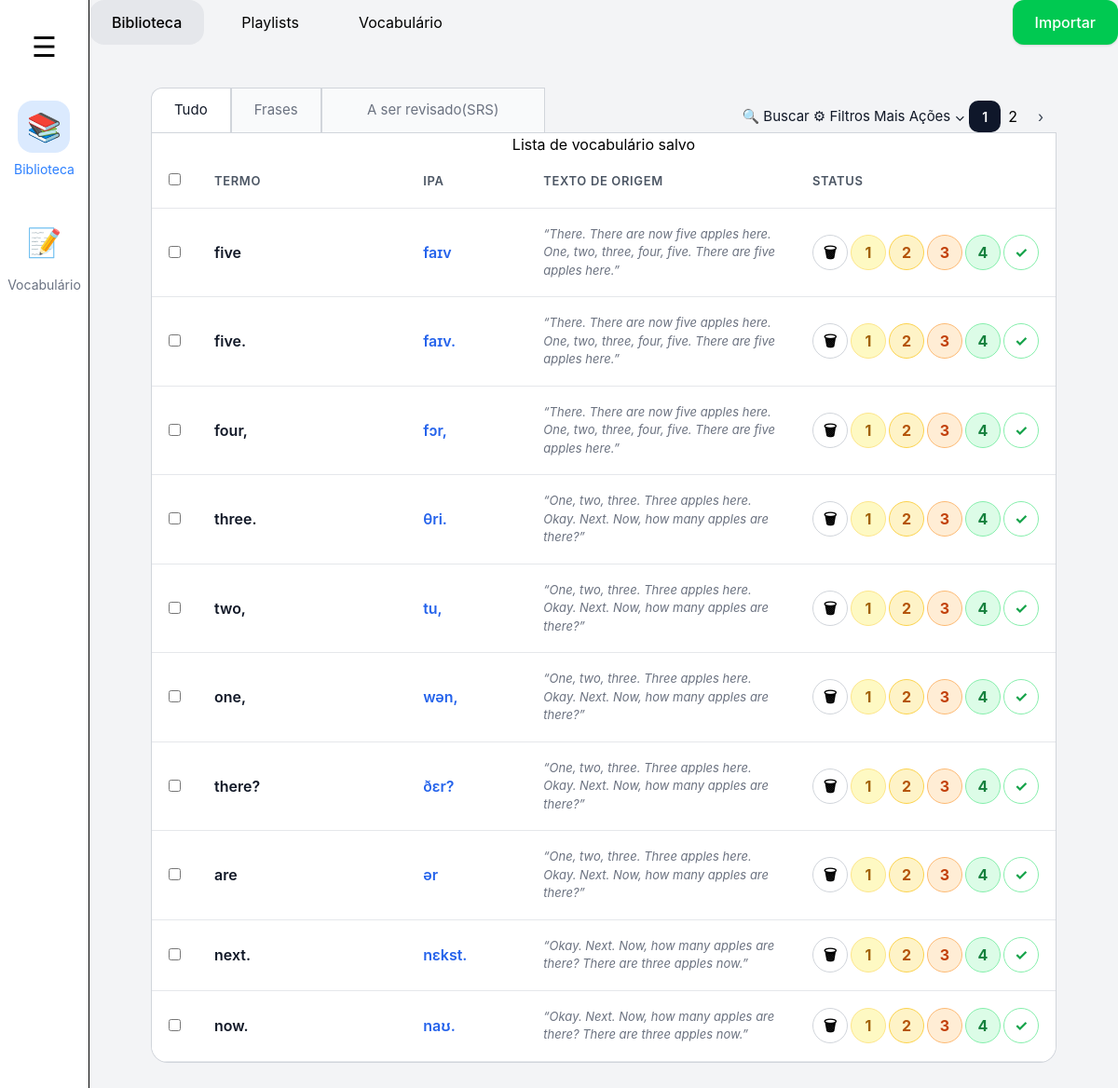
Page /vocabulary/ on the committed database.
### videos/models.py (models this page shows, shortened)
class Vocabulary(models.Model):
    word = models.CharField(
        max_length=255
    )
    ipa = models.CharField(
        max_length=255,
        blank=True
    )
    original_sentence = models.TextField(
        blank=True
    )
    created_at = models.DateTimeField(
        auto_now_add=True
    )

### videos/views.py (the view)
def vocabulary(request):
    words_list = Vocabulary.objects.all().order_by(
        '-created_at'
    )
    paginator = Paginator(
        words_list,
        10
    )
    page_number = request.GET.get(
        'page'
    )
    words = paginator.get_page(
        page_number
    )
    return render(
        request,
        'vocabulary.html',
        {
            'words': words
        }
    )

### templates/vocabulary.html (shortened to what this page needs)
{% extends 'base.html' %}
{% load static %}
{% block extra_css %}
<link rel="stylesheet" href="{% static 'css/vocabulary.css' %}">
{% endblock %}
{% block content %}
<div class="page">
    <div class="page-container">
        <section class="filter-bar">
            <div class="filter-tabs">
                <button type="button" class="tab-btn active">
                    Tudo
                </button>
                <button type="button" class="tab-btn">
                    Frases
                </button>
                <button type="button" class="tab-btn tab-large">
                    A ser revisado(SRS)
                </button>
            </div>
            <div class="filter-actions">
                <button type="button" class="action-btn">
                    🔍 Buscar
                </button>
                <button type="button" class="action-btn">
                    ⚙ Filtros
                </button>
                <button type="button" class="action-btn">
                    Mais Ações ⌄
                </button>
                  {% include 'components/pagination.html' %}
            </div>
            </div>
        <main class="table-wrapper">
            <div class="table-container">
                <table class="vocab-table">
                    <caption class="sr-only">
                        Lista de vocabulário salvo
                    </caption>
                    <thead>
                        <tr>
                            <th class="checkbox-header">
                                <input
                                    type="checkbox"
                                    aria-label="Selecionar todos"
                                >
                            </th>
                            <th scope="col" class="term-header">
                                TERMO
                            </th>
                            <th scope="col" class="ipa-column">
                                IPA
                            </th>
                            <th scope="col" class="context-column">
                                TEXTO DE ORIGEM
                            </th>
                            <th scope="col" class="status-column">
                                STATUS
                            </th>
                        </tr>
                    </thead>
                    <tbody>
                        {% for word in words %}
                        <tr class="vocab-row" data-word-id="{{ word.id }}">
                            <td class="checkbox-cell">
                                <input
                                    type="checkbox"
                                    aria-label="Selecionar palavra"
                                >
                            </td>
                            <td class="word-column">
                                <div class="word-inline">
                                    <span class="word-title">
                                        {{ word.word }}
                                    </span>
                                </div>
                            </td>
                            <td class="ipa-column">
                                <div class="ipa-text">
                                    {{ word.ipa|default:"-" }}
                                </div>
                            </td>
                            <td class="context-column">
                                <div class="context-text">
                                    “{{ word.original_sentence }}”
                                </div>
                            </td>
                            <td class="status-column">
                                <div class="status-actions">
                                    <form
                                        method="POST"
                                        action="{% url 'delete_word' word.id %}"
                                        class="delete-form"
                                    >
                                        <button
                                            type="submit"
                                            class="icon-btn"
                                            aria-label="Excluir {{ word.word }}"
                                        >
                                            🗑
                                        </button>
                                    </form>
                                    <button type="button" class="srs-btn srs-1">
                                        1
                                    </button>
                                    <button type="button" class="srs-btn srs-2">
                                        2
                                    </button>
                                    <button type="button" class="srs-btn srs-3">
                                        3
                                    </button>
                                    <button type="button" class="srs-btn srs-4">
                                        4
                                    </button>
                                    <button type="button" class="srs-btn srs-done">
                                        ✓
                                    </button>
                                </div>
                            </td>
                        </tr>
                        {% endfor %}
                    </tbody>
                </table>
            </div>
        </main>
    </div>
</div>
{% endblock %}

### templates/base.html (shortened to what this page needs)
{% load static tailwind_tags %}
<!DOCTYPE html>
<html lang="en">
<head>
    {% load static %}
    {% block extra_css %}{% endblock %}
    {% tailwind_css %}
    <link
        rel="stylesheet"
        href="{% static 'css/forms.css' %}"
    >
</head>
<body>
    <div class="flex min-h-screen">
        {% include 'components/sidebar.html' %}
        <main class="flex-1">
            {% include 'components/topbar.html' %}
            <div class="px-12 py-8">
                {% block content %}
                {% endblock %}
            </div>
</body>
</html>

### templates/components/sidebar.html
<aside class="w-24 bg-white border-r flex flex-col items-center py-8">
    <div class="text-3xl mb-10 cursor-pointer">
        ☰
    </div>
    <div class="flex flex-col gap-10 text-3xl text-gray-500">
        <a href="/" class="flex flex-col items-center text-blue-500">
            <div class="w-14 h-14 bg-blue-100 rounded-2xl flex items-center justify-center">
                📚
            </div>
            <span class="text-sm mt-2">
                Biblioteca
            </span>
        </a>
        <a href="/vocabulary/" class="flex flex-col items-center hover:text-blue-500 transition">
            <div class="w-14 h-14 rounded-2xl flex items-center justify-center">
                📝
            </div>
            <span class="text-sm mt-2">
                Vocabulário
            </span>
        </a>
    </div>
</aside>

### templates/components/topbar.html
<div class="flex justify-between items-center">
    <div class="flex gap-4">
        <a href="/" class="bg-gray-200 px-6 py-3 rounded-2xl font-medium">
            Biblioteca
        </a>
        <button class="px-6 py-3 rounded-2xl hover:bg-gray-200 transition">
            Playlists
        </button>
        <a href="/vocabulary/" class="px-6 py-3 rounded-2xl hover:bg-gray-200 transition">
            Vocabulário
        </a>
    </div>
    <button
        id="open-import-modal"
        class="bg-green-500 hover:bg-green-600 text-white px-6 py-3 rounded-xl flex items-center gap-3 shadow-sm transition font-medium"
    >
        Importar
    </button>
</div>

### templates/components/pagination.html (shortened to what this page needs)
<div class="table-pagination">
    {% for num in words.paginator.page_range %}
        {% if num >= words.number|add:'-2' and num <= words.number|add:'2' %}
            {% if words.number == num %}
                <span class="pagination-current">
                    {{ num }}
                </span>
            {% else %}
                <a
                    href="?page={{ num }}"
                    class="pagination-number"
                >
                    {{ num }}
                </a>
            {% endif %}
        {% endif %}
    {% endfor %}
    {% if words.has_next %}
        <a
            href="?page={{ words.next_page_number }}"
            class="pagination-btn"
        >
            ›
        </a>
    {% endif %}
</div>

### static/css/vocabulary.css (style rules this page uses)
body { background: #f3f4f6; font-family: Inter, sans-serif; }
.page { min-height: 100vh; padding: 14px 18px; }
.page-container { width: 100%; margin: 0 auto; }
.top-nav-left, .top-nav-right, .filter-actions, .word-badges { display: flex; gap: 4px; align-items: center; flex-wrap: wrap; }
.filter-bar { display: flex; align-items: flex-end; justify-content: space-between; border-bottom: 1px solid #d1d5db; gap: 20px; flex-wrap: wrap; }
.filter-tabs { display: flex; align-items: flex-end; }
.tab-btn { height: 48px; padding: 0 24px; border: 1px solid #d1d5db; border-bottom: none; background: #f9fafb; font-size: 15px; color: #6b7280; cursor: pointer; }
.tab-btn:first-child { border-radius: 12px 0 0 0; }
.tab-large { min-width: 240px; }
.tab-btn.active { background: white; color: #111827; }
.action-btn { border: none; background: none; font-size: 15px; color: #111827; cursor: pointer; }
.table-wrapper { overflow-x: auto; width: 100%; background: white; border: 1px solid #d1d5db; border-top: none; border-radius: 0 0 18px 18px; }
.vocab-table { width: 100%; border-collapse: collapse; table-layout: auto; }
.vocab-table thead { background: #f9fafb; }
.vocab-table th, .vocab-table td { padding: 18px; text-align: left; vertical-align: middle; background: white; }
.vocab-table th { font-size: 13px; text-transform: uppercase; color: #4b5563; font-weight: 600; }
.term-header { width: 28%; }
.ipa-column { width: 15%; }
.context-column { width: 37%; }
.status-column { min-width: 180px; }
.vocab-table tbody tr { border-bottom: 1px solid #e5e7eb; transition: background 0.2s; }
.status-actions { display: flex; align-items: center; justify-content: flex-start; gap: 3px; min-height: 100%; }
.context-text { font-size: 13px; line-height: 1.5; color: #6b7280; font-style: italic; overflow-wrap: break-word; word-break: break-word; }
.vocab-table thead tr { border-bottom: 1px solid #e5e7eb; letter-spacing: 0.04em; }
.word-inline { display: flex; align-items: center; gap: 6px; }
.word-title { font-size: 16px; font-weight: 600; color: #111827; line-height: 1; }
.ipa-text { font-size: 16px; color: #2563eb; font-weight: 600; }
.icon-btn, .srs-btn { width: 38px; height: 38px; border-radius: 999px; font-weight: 700; cursor: pointer; }
.icon-btn { border: 1px solid #d1d5db; background: white; }
.srs-1 { border: 1px solid #fde68a; background: #fef9c3; color: #a16207; }
.srs-2 { border: 1px solid #fcd34d; background: #fef3c7; color: #b45309; }
.srs-3 { border: 1px solid #fdba74; background: #ffedd5; color: #c2410c; }
.srs-4 { border: 1px solid #86efac; background: #dcfce7; color: #15803d; }
.srs-done { border: 1px solid #86efac; background: white; color: #16a34a; }
.table-pagination { display: flex; align-items: center; gap: 8px; }
.pagination-btn { width: 34px; height: 34px; display: flex; align-items: center; justify-content: center; border-radius: 999px; text-decoration: none; color: #374151; transition: 0.15s ease; }
.pagination-current { width: 34px; height: 34px; display: flex; align-items: center; justify-content: center; border-radius: 10px; background: #0f172a; color: white; font-size: 14px; font-weight: 600; }

### static/css/forms.css (style rules this page uses)
input, textarea, select { width: 100%; padding: 16px; border-radius: 16px; border: 1px solid #d1d5db; background: white; }

### rows in the picture
Vocabulary: word "five", ipa "faɪv", original_sentence "There. There are now five apples here. One, two, three, four, five. There are five apples here."
Vocabulary: word "five.", ipa "faɪv.", original_sentence "There. There are now five apples here. One, two, three, four, five. There are five apples here."
Vocabulary: word "four,", ipa "fɔr,", original_sentence "There. There are now five apples here. One, two, three, four, five. There are five apples here."
Vocabulary: word "three.", ipa "θri.", original_sentence "One, two, three. Three apples here. Okay. Next. Now, how many apples are there?"
Vocabulary: word "two,", ipa "tu,", original_sentence "One, two, three. Three apples here. Okay. Next. Now, how many apples are there?"
Vocabulary: word "one,", ipa "wən,", original_sentence "One, two, three. Three apples here. Okay. Next. Now, how many apples are there?"
Vocabulary: word "there?", ipa "ðɛr?", original_sentence "One, two, three. Three apples here. Okay. Next. Now, how many apples are there?"
Vocabulary: word "are", ipa "ər", original_sentence "One, two, three. Three apples here. Okay. Next. Now, how many apples are there?"
Vocabulary: word "next.", ipa "nɛkst.", original_sentence "Okay. Next. Now, how many apples are there? There are three apples now."
Vocabulary: word "now.", ipa "naʊ.", original_sentence "Okay. Next. Now, how many apples are there? There are three apples now."

### other values in the picture
{{ num }} "1"
{{ num }} "2"
